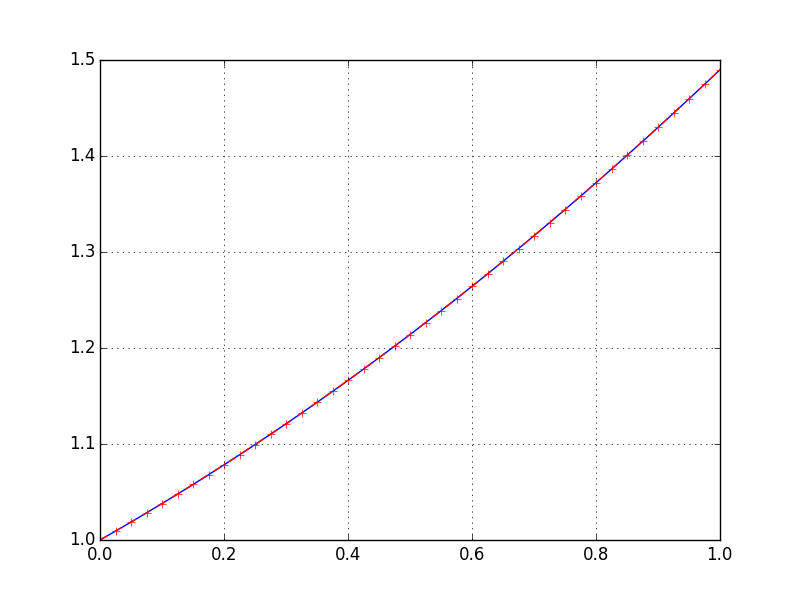

Generate this figure with Python:
from math import exp, log, e

import numpy as np
from matplotlib import pyplot as plt


def rkf(f, a, b, alpha, tol, hmin, hmax):
    t = a
    w = alpha
    h = hmax
    flag = 1

    yield t, w

    while flag == 1:
        k1 = h*f(t, w)
        k2 = h*f(t+1/4*h, w + 1 / 4 * k1)
        k3 = h*f(t+3/8*h, w + 3 / 32 * k1 + 9 / 32 * k2)
        k4 = h*f(t+12/13*h, w + 1932/2197*k1 - 7200/2197*k2 + 7296/2197*k3)
        k5 = h*f(t+h, w + 439/216*k1 - 8*k2 + 3680/513*k3 - 845/4104*k4)
        k6 = h*f(t+1/2*h, w-8/27*k1 + 2*k2 - 3544/2565*k3 + 1859/4104*k4 - 11/40*k5)
        r = 1/h * abs(1/360*k1 - 128/4275*k3 - 2197/75240*k4 + 1/50*k5 + 2/55*k6)
        if r < tol:
            t = t + h
            w = w + 25/216*k1 + 1408/2565*k3 + 2197/4104*k4 - 1/5*k5
            yield t, w
        d = 0.84 * (tol / r) ** .25
        if d <= 0.1:
            h = 0.1*h
        elif d >= 4:
            h = 4*h
        else:
            h = d*h
        if h > hmax:
            h = hmax
        if t >= b:
            flag = 0
        elif t + h > b:
            h = b - t
        elif h < hmin:
            flag = 0
            print("min h exceeded")


def deri1(t, y):
    return np.exp(t - y)


def func1(t):
    return np.log(np.exp(t) + e - 1)


if __name__ == "__main__":
    yt = rkf(deri1, 0, 1, 1, 1e-4, 0.005, 0.025)

    plt.grid(True)

    domain = np.array(np.linspace(0, 1, num=100))
    plt.plot(domain, func1(domain), "b-")

    tw = [(t, w) for t, w in yt]
    plt.plot([x[0] for x in tw], [x[1] for x in tw], "r+--")

    plt.savefig("runge_kutta_fehlberg.png")

    plt.show()
